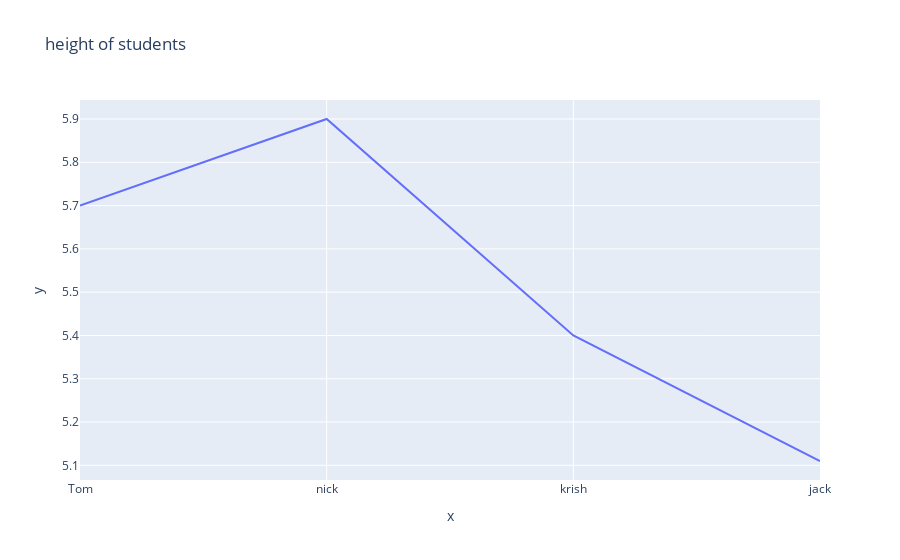

Source (notebook cell):
### Code cell
# data frame
name= ["Tom", "nick", "krish", "jack"]
height= [5.7, 5.9, 5.4, 5.11]

fig=px.line(x=name, y=height, title="height of students")
fig.show()

### Figure 1 — Plotly figure (JSON) as saved in the notebook; plotly's stock layout.template omitted (floating-point values rounded to 4 significant figures)
{"data": [{"hovertemplate": "x=%{x}<br>y=%{y}<extra></extra>", "legendgroup": "", "line": {"color": "#636efa", "dash": "solid"}, "marker": {"symbol": "circle"}, "mode": "lines", "name": "", "orientation": "v", "showlegend": false, "type": "scatter", "x": ["Tom", "nick", "krish", "jack"], "xaxis": "x", "y": [5.7, 5.9, 5.4, 5.11], "yaxis": "y"}], "layout": {"legend": {"tracegroupgap": 0}, "title": {"text": "height of students"}, "xaxis": {"anchor": "y", "domain": [0, 1], "title": {"text": "x"}}, "yaxis": {"anchor": "x", "domain": [0, 1], "title": {"text": "y"}}}}
